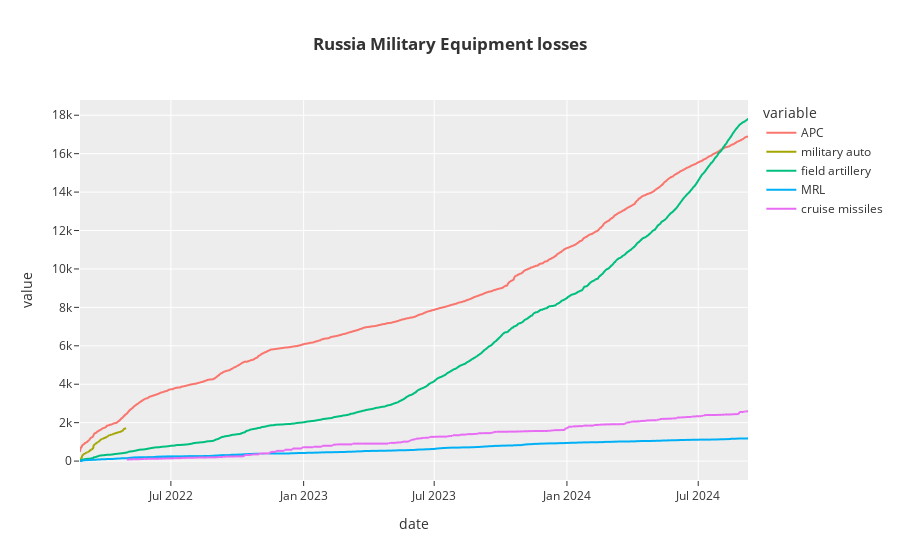
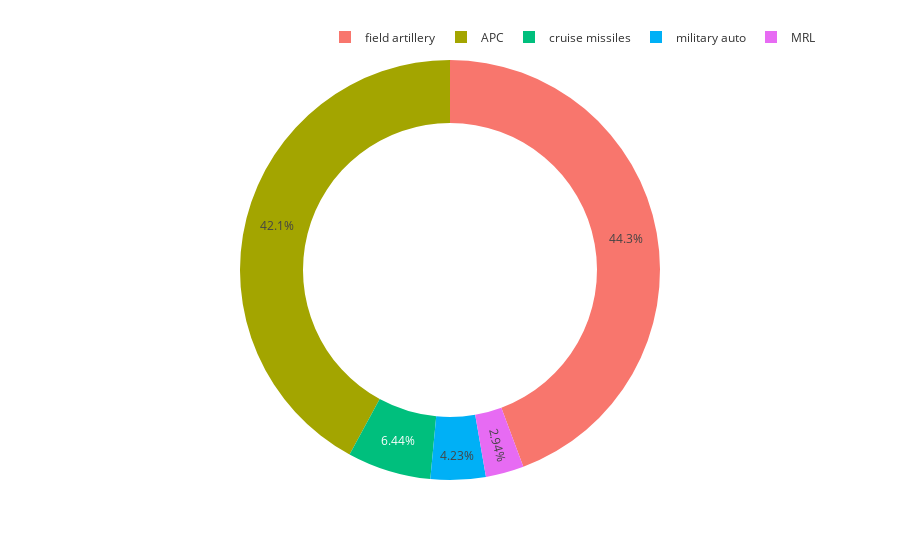

These figures' notebook cell, in order:
### Code cell
fig=px.line(df2,x='date',y=['APC','military auto','field artillery','MRL','cruise missiles'],template='ggplot2',title='<b>Russia Military Equipment losses')
fig.show()
names=['APC','MRL','military auto','cruise missiles','field artillery']
values=[df2['APC'].max(),df2['MRL'].max(),df2['military auto'].max(),df2['cruise missiles'].max(),df2['field artillery'].max()]
fig=px.pie(names=names,values=values,hole=.7,template='ggplot2')
fig.update_layout(title_x=0.5,legend=dict(orientation='h',yanchor='bottom',y=1.02,xanchor='right',x=1))

### Figure 1 — Plotly figure (JSON) as saved in the notebook; plotly's stock layout.template omitted (floating-point values rounded to 4 significant figures; data arrays with more than 128 entries replaced by an {"elided": "..."} marker saying what was removed)
{"data": [{"hovertemplate": "variable=APC<br>date=%{x}<br>value=%{y}<extra></extra>", "legendgroup": "APC", "line": {"color": "#F8766D", "dash": "solid"}, "marker": {"symbol": "circle"}, "mode": "lines", "name": "APC", "showlegend": true, "type": "scattergl", "x": {"elided": "927 str values"}, "xaxis": "x", "y": {"elided": "927 int values"}, "yaxis": "y"}, {"hovertemplate": "variable=military auto<br>date=%{x}<br>value=%{y}<extra></extra>", "legendgroup": "military auto", "line": {"color": "#A3A500", "dash": "solid"}, "marker": {"symbol": "circle"}, "mode": "lines", "name": "military auto", "showlegend": true, "type": "scattergl", "x": {"elided": "927 str values"}, "xaxis": "x", "y": {"elided": "927 int values"}, "yaxis": "y"}, {"hovertemplate": "variable=field artillery<br>date=%{x}<br>value=%{y}<extra></extra>", "legendgroup": "field artillery", "line": {"color": "#00BF7D", "dash": "solid"}, "marker": {"symbol": "circle"}, "mode": "lines", "name": "field artillery", "showlegend": true, "type": "scattergl", "x": {"elided": "927 str values"}, "xaxis": "x", "y": {"elided": "927 int values"}, "yaxis": "y"}, {"hovertemplate": "variable=MRL<br>date=%{x}<br>value=%{y}<extra></extra>", "legendgroup": "MRL", "line": {"color": "#00B0F6", "dash": "solid"}, "marker": {"symbol": "circle"}, "mode": "lines", "name": "MRL", "showlegend": true, "type": "scattergl", "x": {"elided": "927 str values"}, "xaxis": "x", "y": {"elided": "927 int values"}, "yaxis": "y"}, {"hovertemplate": "variable=cruise missiles<br>date=%{x}<br>value=%{y}<extra></extra>", "legendgroup": "cruise missiles", "line": {"color": "#E76BF3", "dash": "solid"}, "marker": {"symbol": "circle"}, "mode": "lines", "name": "cruise missiles", "showlegend": true, "type": "scattergl", "x": {"elided": "927 str values"}, "xaxis": "x", "y": {"elided": "927 int values"}, "yaxis": "y"}], "layout": {"autosize": true, "legend": {"title": {"text": "variable"}, "tracegroupgap": 0}, "title": {"text": "<b>Russia Military Equipment losses"}, "xaxis": {"anchor": "y", "autorange": true, "domain": [0, 1], "range": ["2022-02-25", "2024-09-08"], "title": {"text": "date"}, "type": "date"}, "yaxis": {"anchor": "x", "autorange": true, "domain": [0, 1], "range": [-984.9, 18790.0], "title": {"text": "value"}, "type": "linear"}}}

### Figure 2 — Plotly figure (JSON) as saved in the notebook; plotly's stock layout.template omitted (floating-point values rounded to 4 significant figures)
{"data": [{"domain": {"x": [0, 1], "y": [0, 1]}, "hole": 0.7, "hovertemplate": "label=%{label}<br>value=%{value}<extra></extra>", "labels": ["APC", "MRL", "military auto", "cruise missiles", "field artillery"], "legendgroup": "", "name": "", "showlegend": true, "type": "pie", "values": [16897, 1180, 1701, 2588, 17804]}], "layout": {"autosize": true, "legend": {"orientation": "h", "tracegroupgap": 0, "x": 1, "xanchor": "right", "y": 1.02, "yanchor": "bottom"}, "margin": {"t": 60}, "title": {"x": 0.5}}}
